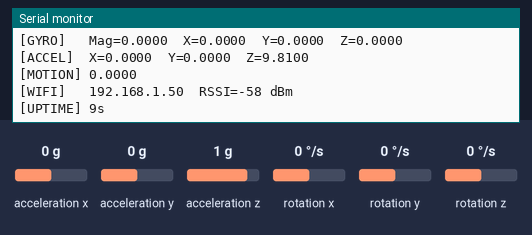
The sketch below on a simulated ESP32. Shown: the last lines printed to the serial monitor. Wiring (inferred from the names in the program): MPU-6050 motion sensor at I2C address 0x68. Inputs (shaded band) come from the test bench; at power-on: rotation x 0 °/s, acceleration x 0 g, acceleration y 0 g, acceleration z 1 g, rotation y 0 °/s, rotation z 0 °/s. WiFi joins after 1.5 s; servers stay silent unless stated.

Above: at 9.9 s.
10.0 s: rotation x set to -192 °/s
At 10.61 s:
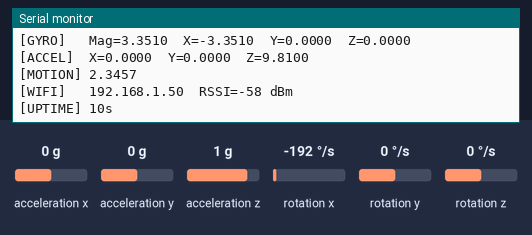
12.2 s: rotation x set to -100 °/s
At 12.61 s:
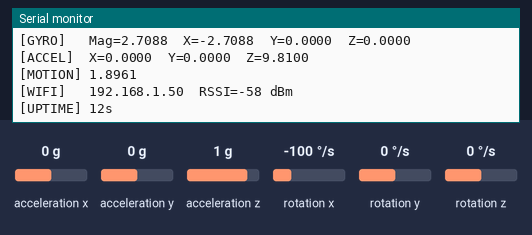
14.7 s: rotation x set to 100 °/s
At 15.11 s:
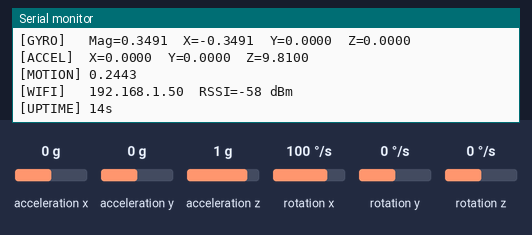
16.2 s: rotation x set to 0 °/s
At 16.61 s:
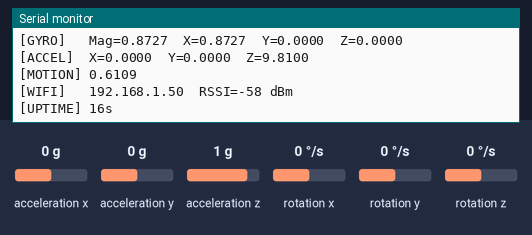
17.7 s: acceleration x set to -1.4 g
At 18.11 s:
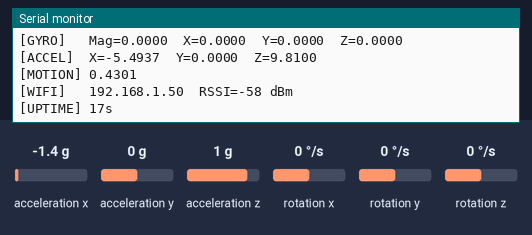
Timing chart, 0 to 20.2 s (numbered marks = the images above; inputs shaded):
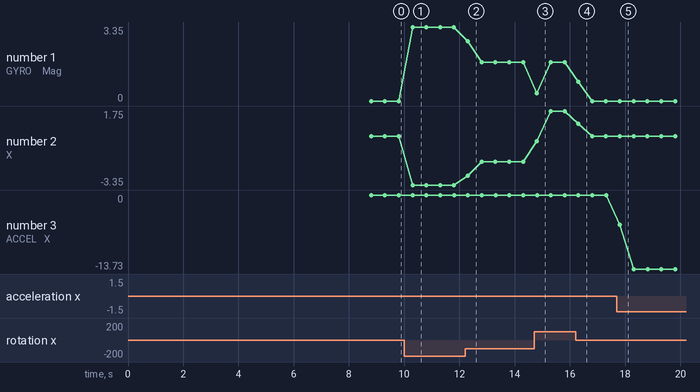

Measured:
- after the input at 10.0 s, the serial monitor: prints a new line after 0.30 s (image 1)
- after the input at 12.2 s, the serial monitor: prints a new line after 0.10 s (image 2)
- after the input at 14.7 s, the serial monitor: prints a new line after 0.10 s (image 3)
- after the input at 16.2 s, the serial monitor: prints a new line after 0.10 s (image 4)
- after the input at 17.7 s, the serial monitor: prints a new line after 0.11 s (image 5)
- plotted number 1: 0 → 3.35 after the input at 10.0 s, 3.35 → 1.75 after the input at 12.2 s
- plotted number 2: 0 → -3.35 after the input at 10.0 s, -3.35 → -1.75 after the input at 12.2 s
- plotted number 3: 0 → -13.73 after the input at 17.7 s

The sketch:

neuro_detect_RAW_FINAL.ino
```cpp
// ============================================================
//  NEURO DETECT - ESP32 Tremor Detection System
//  RAW I2C VERSION — No Adafruit_MPU6050 library needed
//
//  Works with ALL MPU6050 clones (WHO_AM_I = 0x68, 0x70, 0x72)
//  Reads sensor directly via I2C registers — faster and lighter
//
//  ONLY LIBRARIES NEEDED:
//    Wire.h      — built-in
//    WiFi.h      — built-in
//    WebServer.h — built-in
//
//  DO NOT install or include Adafruit_MPU6050 for this sketch.
// ============================================================

#include <Wire.h>
#include <WiFi.h>
#include <WebServer.h>

// ─────────────────────────────────────────────
//  WIFI CREDENTIALS
// ─────────────────────────────────────────────
const char* WIFI_SSID     = "SSID_NAME_HERE";
const char* WIFI_PASSWORD = "ENTER ACTUAL PASSWORD HERE";

// ─────────────────────────────────────────────
//  MPU6050 I2C ADDRESS & REGISTERS
// ─────────────────────────────────────────────
#define MPU_ADDR       0x68
#define REG_PWR_MGMT_1 0x6B
#define REG_SMPLRT_DIV 0x19
#define REG_CONFIG     0x1A
#define REG_GYRO_CFG   0x1B
#define REG_ACCEL_CFG  0x1C
#define REG_ACCEL_XOUT 0x3B   // First of 14 bytes: AX_H AX_L AY_H AY_L AZ_H AZ_L TEMP_H TEMP_L GX_H GX_L GY_H GY_L GZ_H GZ_L
#define REG_WHO_AM_I   0x75

// Sensitivity constants (from MPU6050 datasheet)
// Accel ±4g  → 8192 LSB/g  → divide raw by 8192 * 9.81 for m/s²
// Gyro ±500°/s → 65.5 LSB/°/s → divide raw by 65.5, convert to rad/s
#define ACCEL_SCALE    (9.81f / 8192.0f)   // raw → m/s²
#define GYRO_SCALE     (1.0f  / 65.5f * 0.01745329f)  // raw → rad/s  (÷65.5 then °→rad)

// ─────────────────────────────────────────────
//  TREMOR THRESHOLDS
// ─────────────────────────────────────────────
const float TREMOR_GYRO_THRESHOLD     = 0.30f;
const float TREMOR_MILD_THRESHOLD     = 0.50f;
const float TREMOR_MODERATE_THRESHOLD = 1.00f;
const float TREMOR_SEVERE_THRESHOLD   = 2.00f;
const int   SMOOTHING_SAMPLES         = 10;
const int   TREMOR_CONFIRM_COUNT      = 5;
const unsigned long SAMPLE_INTERVAL_MS = 20;   // 50 Hz

// ─────────────────────────────────────────────
//  CALIBRATION
// ─────────────────────────────────────────────
const int CALIB_SAMPLES = 200;
float gyroOffsetX  = 0, gyroOffsetY  = 0, gyroOffsetZ  = 0;
float accelOffsetX = 0, accelOffsetY = 0, accelOffsetZ = 0;

// ─────────────────────────────────────────────
//  MOVING AVERAGE BUFFERS
// ─────────────────────────────────────────────
float gxBuf[SMOOTHING_SAMPLES] = {0};
float gyBuf[SMOOTHING_SAMPLES] = {0};
float gzBuf[SMOOTHING_SAMPLES] = {0};
float axBuf[SMOOTHING_SAMPLES] = {0};
float ayBuf[SMOOTHING_SAMPLES] = {0};
float azBuf[SMOOTHING_SAMPLES] = {0};
int   bufIndex = 0;

// ─────────────────────────────────────────────
//  SERVER OBJECT
// ─────────────────────────────────────────────
WebServer server(80);

// ─────────────────────────────────────────────
//  GLOBAL STATE
// ─────────────────────────────────────────────
float smoothGX = 0, smoothGY = 0, smoothGZ = 0;
float smoothAX = 0, smoothAY = 0, smoothAZ = 0;
float gyroMagnitude    = 0;
float motionLevel      = 0;
bool  tremorDetected   = false;
String tremorIntensity = "NONE";
int   tremorConfirmCounter = 0;
unsigned long lastSampleTime = 0;
unsigned long lastPrintTime  = 0;

// ══════════════════════════════════════════════
//  RAW I2C HELPERS
// ══════════════════════════════════════════════

// Write one byte to a register
void mpuWrite(byte reg, byte value) {
  Wire.beginTransmission(MPU_ADDR);
  Wire.write(reg);
  Wire.write(value);
  Wire.endTransmission(true);
}

// Read one byte from a register
byte mpuRead(byte reg) {
  Wire.beginTransmission(MPU_ADDR);
  Wire.write(reg);
  Wire.endTransmission(false);
  Wire.requestFrom((uint8_t)MPU_ADDR, (uint8_t)1, (uint8_t)true);
  return Wire.available() ? Wire.read() : 0xFF;
}

// Read N bytes starting from reg into buf[]
void mpuReadBytes(byte reg, byte* buf, int n) {
  Wire.beginTransmission(MPU_ADDR);
  Wire.write(reg);
  Wire.endTransmission(false);
  Wire.requestFrom((uint8_t)MPU_ADDR, (uint8_t)n, (uint8_t)true);
  for (int i = 0; i < n && Wire.available(); i++) {
    buf[i] = Wire.read();
  }
}

// Combine two bytes into a signed 16-bit integer
int16_t toInt16(byte hi, byte lo) {
  return (int16_t)((hi << 8) | lo);
}

// ══════════════════════════════════════════════
//  MPU6050 INIT  (raw, no Adafruit library)
// ══════════════════════════════════════════════
bool initMPU() {
  // 1. Full device reset
  mpuWrite(REG_PWR_MGMT_1, 0x80);   // DEVICE_RESET = 1
  delay(200);

  // 2. Wake from sleep, use internal oscillator
  mpuWrite(REG_PWR_MGMT_1, 0x00);   // SLEEP = 0, CLKSEL = internal 8MHz
  delay(100);

  // 3. Verify WHO_AM_I (accept any value — clone or genuine)
  byte whoami = mpuRead(REG_WHO_AM_I);
  Serial.print("[SENSOR] WHO_AM_I = 0x");
  Serial.print(whoami, HEX);
  if      (whoami == 0x68) Serial.println("  (genuine MPU6050) ✓");
  else if (whoami == 0x70) Serial.println("  (clone — WHO_AM_I=0x70, common in India) ✓");
  else if (whoami == 0x72) Serial.println("  (clone variant 0x72) ✓");
  else if (whoami == 0xFF) { Serial.println("  ERROR — no response from sensor"); return false; }
  else                     { Serial.print("  (unknown ID, continuing) ✓\n"); }

  // 4. Set sample rate divider → 1kHz / (1+0) = 1000Hz
  mpuWrite(REG_SMPLRT_DIV, 0x00);

  // 5. Set DLPF bandwidth to ~21Hz (matches Adafruit BAND_21_HZ)
  //    CONFIG register bits[2:0] = 4 → 21Hz bandwidth
  mpuWrite(REG_CONFIG, 0x04);

  // 6. Gyro range ±500°/s  → FS_SEL = 1 → bits[4:3] = 01 → 0x08
  mpuWrite(REG_GYRO_CFG, 0x08);

  // 7. Accel range ±4g  → AFS_SEL = 1 → bits[4:3] = 01 → 0x08
  mpuWrite(REG_ACCEL_CFG, 0x08);

  delay(100);

  // 8. Quick sanity read — accel Z should be ~+8192 (1g) when flat
  byte raw[6];
  mpuReadBytes(REG_ACCEL_XOUT, raw, 6);
  int16_t ax = toInt16(raw[0], raw[1]);
  int16_t ay = toInt16(raw[2], raw[3]);
  int16_t az = toInt16(raw[4], raw[5]);

  Serial.print("[SENSOR] Sanity read — Raw Accel  X=");
  Serial.print(ax); Serial.print("  Y="); Serial.print(ay);
  Serial.print("  Z="); Serial.println(az);
  Serial.println("[SENSOR] (Z should be roughly ±8192 when sensor is flat)");

  if (ax == 0 && ay == 0 && az == 0) {
    Serial.println("[SENSOR] All zeros — sensor not responding to reads.");
    return false;
  }

  Serial.println("[SENSOR] MPU6050 init SUCCESS via raw I2C.");
  return true;
}

// ══════════════════════════════════════════════
//  READ SENSOR RAW → APPLY SCALE + FILTER
// ══════════════════════════════════════════════
void readAndFilter() {
  // Read 14 bytes starting at 0x3B:
  // [0-1]=AX  [2-3]=AY  [4-5]=AZ  [6-7]=TEMP  [8-9]=GX  [10-11]=GY  [12-13]=GZ
  byte raw[14];
  mpuReadBytes(REG_ACCEL_XOUT, raw, 14);

  // Convert raw to physical units
  float ax = toInt16(raw[0],  raw[1])  * ACCEL_SCALE;
  float ay = toInt16(raw[2],  raw[3])  * ACCEL_SCALE;
  float az = toInt16(raw[4],  raw[5])  * ACCEL_SCALE;
  float gx = toInt16(raw[8],  raw[9])  * GYRO_SCALE;
  float gy = toInt16(raw[10], raw[11]) * GYRO_SCALE;
  float gz = toInt16(raw[12], raw[13]) * GYRO_SCALE;

  // Gyro offset subtraction is fine as-is — angular rate isn't affected by
  // device orientation/tilt, so a fixed per-axis offset always cancels correctly.
  gx -= gyroOffsetX;  gy -= gyroOffsetY;  gz -= gyroOffsetZ;

  // Accel is intentionally NOT offset-corrected per-axis here.
  // Per-axis gravity subtraction only cancels gravity for the exact orientation
  // the device was calibrated in — tilt it afterward (worn on a wrist, propped
  // at an angle, held in hand, etc.) and gravity leaks back in as false "motion".
  // Gravity is removed from the MAGNITUDE instead, further down — that's
  // orientation-independent, since |raw accel vector| is always ~9.81 m/s^2
  // at rest no matter which way the device is pointed.

  // Push into circular moving-average buffer
  gxBuf[bufIndex]=gx; gyBuf[bufIndex]=gy; gzBuf[bufIndex]=gz;
  axBuf[bufIndex]=ax; ayBuf[bufIndex]=ay; azBuf[bufIndex]=az;
  bufIndex = (bufIndex + 1) % SMOOTHING_SAMPLES;

  // Compute averages
  float sgx=0,sgy=0,sgz=0,sax=0,say=0,saz=0;
  for (int i=0; i<SMOOTHING_SAMPLES; i++) {
    sgx+=gxBuf[i]; sgy+=gyBuf[i]; sgz+=gzBuf[i];
    sax+=axBuf[i]; say+=ayBuf[i]; saz+=azBuf[i];
  }
  smoothGX=sgx/SMOOTHING_SAMPLES; smoothGY=sgy/SMOOTHING_SAMPLES; smoothGZ=sgz/SMOOTHING_SAMPLES;
  smoothAX=sax/SMOOTHING_SAMPLES; smoothAY=say/SMOOTHING_SAMPLES; smoothAZ=saz/SMOOTHING_SAMPLES;

  gyroMagnitude = sqrt(smoothGX*smoothGX + smoothGY*smoothGY + smoothGZ*smoothGZ);

  // Orientation-independent linear acceleration: how far the total accel vector
  // deviates from gravity's magnitude (9.81 m/s^2), regardless of which axis
  // gravity happens to be split across right now.
  float rawAccelMag = sqrt(smoothAX*smoothAX + smoothAY*smoothAY + smoothAZ*smoothAZ);
  float linearAccel = fabs(rawAccelMag - 9.81f);

  motionLevel = (gyroMagnitude * 0.7f) + (linearAccel * 0.3f);
}

// ══════════════════════════════════════════════
//  CALIBRATION
// ══════════════════════════════════════════════
void calibrateSensor() {
  Serial.println("[CALIB]  Keep sensor PERFECTLY STILL for 4 seconds...");
  delay(2000);

  double sumGX=0,sumGY=0,sumGZ=0;
  double sumAX=0,sumAY=0,sumAZ=0;

  for (int i=0; i<CALIB_SAMPLES; i++) {
    byte raw[14];
    mpuReadBytes(REG_ACCEL_XOUT, raw, 14);

    sumAX += toInt16(raw[0],  raw[1])  * ACCEL_SCALE;
    sumAY += toInt16(raw[2],  raw[3])  * ACCEL_SCALE;
    sumAZ += toInt16(raw[4],  raw[5])  * ACCEL_SCALE;          // gravity removed via offset subtraction at runtime, not here
    sumGX += toInt16(raw[8],  raw[9])  * GYRO_SCALE;
    sumGY += toInt16(raw[10], raw[11]) * GYRO_SCALE;
    sumGZ += toInt16(raw[12], raw[13]) * GYRO_SCALE;

    if (i % 50 == 0) {
      Serial.print("[CALIB]  "); Serial.print((i*100)/CALIB_SAMPLES); Serial.println("%");
    }
    delay(10);
  }

  gyroOffsetX  = sumGX/CALIB_SAMPLES;
  gyroOffsetY  = sumGY/CALIB_SAMPLES;
  gyroOffsetZ  = sumGZ/CALIB_SAMPLES;
  // accelOffsetX/Y/Z below are still computed and printed for visibility, but are
  // no longer applied to live readings (see readAndFilter) — magnitude-based
  // gravity removal replaced them since it doesn't break when the device is tilted.
  accelOffsetX = sumAX/CALIB_SAMPLES;
  accelOffsetY = sumAY/CALIB_SAMPLES;
  accelOffsetZ = sumAZ/CALIB_SAMPLES;

  Serial.println("[CALIB]  100% complete!");
  Serial.print("[CALIB]  Gyro offsets  X="); Serial.print(gyroOffsetX,5);
  Serial.print("  Y="); Serial.print(gyroOffsetY,5);
  Serial.print("  Z="); Serial.println(gyroOffsetZ,5);
  Serial.print("[CALIB]  Accel offsets X="); Serial.print(accelOffsetX,5);
  Serial.print("  Y="); Serial.print(accelOffsetY,5);
  Serial.print("  Z="); Serial.println(accelOffsetZ,5);
  Serial.println("[CALIB]  Done.");
}

// ══════════════════════════════════════════════
//  TREMOR DETECTION
// ══════════════════════════════════════════════
void detectTremor() {
  bool instant = (gyroMagnitude > TREMOR_GYRO_THRESHOLD);

  if (instant) tremorConfirmCounter = min(tremorConfirmCounter+1, TREMOR_CONFIRM_COUNT+2);
  else         tremorConfirmCounter = max(tremorConfirmCounter-1, 0);

  tremorDetected = (tremorConfirmCounter >= TREMOR_CONFIRM_COUNT);

  if      (!tremorDetected || gyroMagnitude <= TREMOR_GYRO_THRESHOLD) tremorIntensity = "NONE";
  else if (gyroMagnitude < TREMOR_MILD_THRESHOLD)                     tremorIntensity = "MINIMAL";
  else if (gyroMagnitude < TREMOR_MODERATE_THRESHOLD)                 tremorIntensity = "MILD";
  else if (gyroMagnitude < TREMOR_SEVERE_THRESHOLD)                   tremorIntensity = "MODERATE";
  else                                                                 tremorIntensity = "SEVERE";
}

// ══════════════════════════════════════════════
//  WIFI
// ══════════════════════════════════════════════
void connectWiFi() {
  Serial.print("[WIFI]   Connecting to "); Serial.println(WIFI_SSID);
  WiFi.mode(WIFI_STA);
  WiFi.begin(WIFI_SSID, WIFI_PASSWORD);

  int tries = 0;
  while (WiFi.status() != WL_CONNECTED && tries < 30) {
    delay(500); Serial.print("."); tries++;
  }
  Serial.println();

  if (WiFi.status() == WL_CONNECTED) {
    Serial.print("[WIFI]   Connected! IP: "); Serial.println(WiFi.localIP());
    Serial.print("[WIFI]   RSSI: "); Serial.print(WiFi.RSSI()); Serial.println(" dBm");
  } else {
    Serial.println("[WIFI]   FAILED — running in sensor-only mode.");
  }
}

// ══════════════════════════════════════════════
//  JSON BUILDER
// ══════════════════════════════════════════════
String buildJSON() {
  String j = "{";
  j += "\"tremor\":"      + String(tremorDetected?"true":"false") + ",";
  j += "\"intensity\":\"" + tremorIntensity + "\",";
  j += "\"gyroMag\":"     + String(gyroMagnitude,4) + ",";
  j += "\"motionLevel\":" + String(motionLevel,4)   + ",";
  j += "\"gx\":"          + String(smoothGX,4) + ",";
  j += "\"gy\":"          + String(smoothGY,4) + ",";
  j += "\"gz\":"          + String(smoothGZ,4) + ",";
  j += "\"ax\":"          + String(smoothAX,4) + ",";
  j += "\"ay\":"          + String(smoothAY,4) + ",";
  j += "\"az\":"          + String(smoothAZ,4) + ",";
  j += "\"rssi\":"        + String(WiFi.RSSI())     + ",";
  j += "\"uptime\":"      + String(millis()/1000);
  j += "}";
  return j;
}

// ══════════════════════════════════════════════
//  HTTP HANDLERS
// ══════════════════════════════════════════════
void handleCORS() {
  server.sendHeader("Access-Control-Allow-Origin","*");
  server.sendHeader("Access-Control-Allow-Methods","GET,OPTIONS");
  server.sendHeader("Access-Control-Allow-Headers","Content-Type");
  server.send(204);
}
void handleRoot() {
  server.sendHeader("Access-Control-Allow-Origin","*");
  server.send(200,"text/plain",
    "Neuro Detect ESP32 Online\n"
    "GET /data  ->  live JSON\n");
}
void handleData() {
  server.sendHeader("Access-Control-Allow-Origin","*");
  server.sendHeader("Cache-Control","no-cache");
  server.send(200,"application/json",buildJSON());
}

// ══════════════════════════════════════════════
//  SERIAL MONITOR OUTPUT
// ══════════════════════════════════════════════
void printSerial() {
  Serial.println("──────────────────────────────────────────────");
  Serial.print("[TREMOR] ");
  if (tremorDetected) Serial.print("YES  *** TREMOR DETECTED ***");
  else                Serial.print("NO   (stable)");
  Serial.print("  Intensity: "); Serial.println(tremorIntensity);

  Serial.print("[GYRO]   Mag="); Serial.print(gyroMagnitude,4);
  Serial.print("  X="); Serial.print(smoothGX,4);
  Serial.print("  Y="); Serial.print(smoothGY,4);
  Serial.print("  Z="); Serial.println(smoothGZ,4);

  Serial.print("[ACCEL]  X="); Serial.print(smoothAX,4);
  Serial.print("  Y="); Serial.print(smoothAY,4);
  Serial.print("  Z="); Serial.println(smoothAZ,4);

  Serial.print("[MOTION] "); Serial.println(motionLevel,4);

  if (WiFi.status()==WL_CONNECTED) {
    Serial.print("[WIFI]   "); Serial.print(WiFi.localIP());
    Serial.print("  RSSI="); Serial.print(WiFi.RSSI()); Serial.println(" dBm");
  } else {
    Serial.println("[WIFI]   disconnected");
  }
  Serial.print("[UPTIME] "); Serial.print(millis()/1000); Serial.println("s");
}

// ══════════════════════════════════════════════
//  SETUP
// ══════════════════════════════════════════════
void setup() {
  Serial.begin(115200);
  delay(2000);

  Serial.println();
  Serial.println("╔══════════════════════════════════╗");
  Serial.println("║     NEURO DETECT  v2.0           ║");
  Serial.println("║  Raw I2C — Clone Compatible      ║");
  Serial.println("╚══════════════════════════════════╝");
  Serial.println();

  // Start I2C
  Serial.println("[I2C]    Starting on SDA=21, SCL=22 ...");
  Wire.begin(21, 22);
  Wire.setClock(100000);
  Wire.setTimeOut(50);
  delay(500);
  Serial.println("[I2C]    Ready.");

  // Init sensor via raw registers
  Serial.println("[SENSOR] Initializing MPU6050 (raw I2C) ...");
  if (!initMPU()) {
    Serial.println("[FATAL]  Sensor init failed. Check wiring. Halting.");
    while (true) delay(1000);
  }

  // Calibrate
  Serial.println();
  calibrateSensor();

  // WiFi
  Serial.println();
  connectWiFi();

  // HTTP server
  server.on("/",     HTTP_GET,     handleRoot);
  server.on("/data", HTTP_GET,     handleData);
  server.on("/data", HTTP_OPTIONS, handleCORS);
  server.begin();

  Serial.println();
  Serial.println("[SERVER] HTTP server started.");
  Serial.print  ("[SERVER] Dashboard: http://");
  Serial.println(WiFi.localIP());
  Serial.println("[SYSTEM] Monitoring started. Shake sensor to test.");
  Serial.println("──────────────────────────────────────────────");
}

// ══════════════════════════════════════════════
//  LOOP
// ══════════════════════════════════════════════
void loop() {
  server.handleClient();

  unsigned long now = millis();

  if (now - lastSampleTime >= SAMPLE_INTERVAL_MS) {
    lastSampleTime = now;
    readAndFilter();
    detectTremor();
  }

  if (now - lastPrintTime >= 500) {
    lastPrintTime = now;
    printSerial();
  }
}
```
